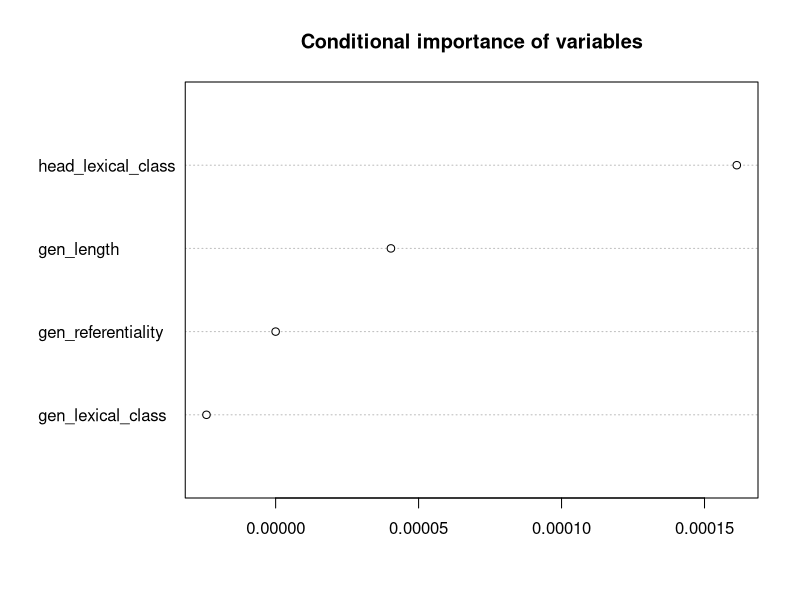

Write R code to recreate this figure.
## ---- chunk 1
knitr::opts_chunk$set(echo = TRUE)
## ---- chunk 2
getRversion()
## ---- chunk 3
library("tidyverse")
## ---- chunk 4
gen_std <- read.csv("std_rus.csv", stringsAsFactors=TRUE)
## ---- chunk 5
gen_std$head_lexical_class <- relevel(gen_std$head_lexical_class, "non_kinship")
gen_std$gen_lexical_class <- relevel(gen_std$gen_lexical_class, "non_human")
gen_std$gen_referentiality <- relevel(gen_std$gen_referentiality,"non_definite")
gen_std$gen_length <- relevel(gen_std$gen_length,"one-word")
## ---- chunk 6
library("party")
## ---- chunk 7
gen_std_rf <- cforest(position ~ gen_lexical_class + head_lexical_class + 
                        gen_referentiality + gen_length,
                      data = gen_std, controls = cforest_unbiased(ntree = 1000, mtry = 2))
gen_std_varimp <- varimp(gen_std_rf, conditional = TRUE)
dotchart(sort(gen_std_varimp), main = "Conditional importance of variables")
## ---- chunk 8
library(Hmisc)
## ---- chunk 9
gen_std_rf.pred <- unlist(treeresponse(gen_std_rf))[c(FALSE,TRUE)]
## ---- chunk 10
somers2(gen_std_rf.pred, as.numeric(gen_std$position) -1)
## ---- chunk 11
table(predict(gen_std_rf), gen_std$position)
## ---- chunk 12
656/675
## ---- chunk 13
installed.packages()[names(sessionInfo()$otherPkgs), "Version"]
